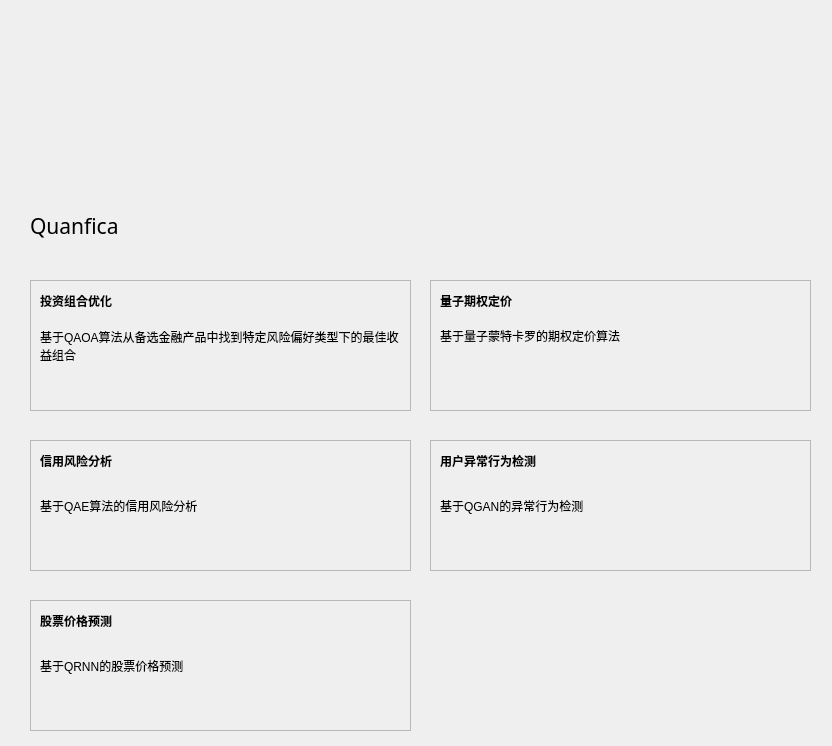
<?xml version="1.0" encoding="UTF-8"?>
<ui version="4.0">
 <class>Form</class>
 <widget class="QWidget" name="Form">
  <property name="geometry">
   <rect>
    <x>0</x>
    <y>0</y>
    <width>832</width>
    <height>746</height>
   </rect>
  </property>
  <property name="windowTitle">
   <string>Form</string>
  </property>
  <widget class="QLabel" name="label">
   <property name="geometry">
    <rect>
     <x>0</x>
     <y>-10</y>
     <width>831</width>
     <height>201</height>
    </rect>
   </property>
   <property name="sizePolicy">
    <sizepolicy hsizetype="Preferred" vsizetype="Preferred">
     <horstretch>0</horstretch>
     <verstretch>0</verstretch>
    </sizepolicy>
   </property>
   <property name="text">
    <string>&lt;html&gt;&lt;head/&gt;&lt;body&gt;&lt;p&gt;&lt;img src=&quot;:/spear/resource/logo.png&quot;/&gt;&lt;/p&gt;&lt;/body&gt;&lt;/html&gt;</string>
   </property>
  </widget>
  <widget class="QLabel" name="label_2">
   <property name="geometry">
    <rect>
     <x>30</x>
     <y>200</y>
     <width>141</width>
     <height>51</height>
    </rect>
   </property>
   <property name="font">
    <font>
     <family>微软雅黑</family>
     <pointsize>16</pointsize>
    </font>
   </property>
   <property name="cursor">
    <cursorShape>OpenHandCursor</cursorShape>
   </property>
   <property name="text">
    <string>Quanfica</string>
   </property>
  </widget>
  <widget class="QFrame" name="frame1">
   <property name="geometry">
    <rect>
     <x>30</x>
     <y>280</y>
     <width>381</width>
     <height>131</height>
    </rect>
   </property>
   <property name="cursor">
    <cursorShape>PointingHandCursor</cursorShape>
   </property>
   <property name="frameShape">
    <enum>QFrame::StyledPanel</enum>
   </property>
   <property name="frameShadow">
    <enum>QFrame::Sunken</enum>
   </property>
   <widget class="QLabel" name="label_3">
    <property name="geometry">
     <rect>
      <x>10</x>
      <y>0</y>
      <width>111</width>
      <height>41</height>
     </rect>
    </property>
    <property name="font">
     <font>
      <family>微软雅黑</family>
      <weight>75</weight>
      <bold>true</bold>
     </font>
    </property>
    <property name="text">
     <string>投资组合优化</string>
    </property>
   </widget>
   <widget class="QLabel" name="label_4">
    <property name="geometry">
     <rect>
      <x>10</x>
      <y>40</y>
      <width>361</width>
      <height>51</height>
     </rect>
    </property>
    <property name="text">
     <string>基于QAOA算法从备选金融产品中找到特定风险偏好类型下的最佳收益组合</string>
    </property>
    <property name="wordWrap">
     <bool>true</bool>
    </property>
   </widget>
  </widget>
  <widget class="QFrame" name="frame2">
   <property name="geometry">
    <rect>
     <x>430</x>
     <y>280</y>
     <width>381</width>
     <height>131</height>
    </rect>
   </property>
   <property name="cursor">
    <cursorShape>PointingHandCursor</cursorShape>
   </property>
   <property name="frameShape">
    <enum>QFrame::StyledPanel</enum>
   </property>
   <property name="frameShadow">
    <enum>QFrame::Sunken</enum>
   </property>
   <widget class="QLabel" name="label_7">
    <property name="geometry">
     <rect>
      <x>10</x>
      <y>0</y>
      <width>111</width>
      <height>41</height>
     </rect>
    </property>
    <property name="font">
     <font>
      <family>微软雅黑</family>
      <weight>75</weight>
      <bold>true</bold>
     </font>
    </property>
    <property name="text">
     <string>量子期权定价</string>
    </property>
   </widget>
   <widget class="QLabel" name="label_8">
    <property name="geometry">
     <rect>
      <x>10</x>
      <y>40</y>
      <width>271</width>
      <height>31</height>
     </rect>
    </property>
    <property name="text">
     <string>基于量子蒙特卡罗的期权定价算法</string>
    </property>
    <property name="wordWrap">
     <bool>true</bool>
    </property>
   </widget>
  </widget>
  <widget class="QFrame" name="frame3">
   <property name="geometry">
    <rect>
     <x>30</x>
     <y>440</y>
     <width>381</width>
     <height>131</height>
    </rect>
   </property>
   <property name="cursor">
    <cursorShape>PointingHandCursor</cursorShape>
   </property>
   <property name="frameShape">
    <enum>QFrame::StyledPanel</enum>
   </property>
   <property name="frameShadow">
    <enum>QFrame::Sunken</enum>
   </property>
   <widget class="QLabel" name="label_5">
    <property name="geometry">
     <rect>
      <x>10</x>
      <y>0</y>
      <width>111</width>
      <height>41</height>
     </rect>
    </property>
    <property name="font">
     <font>
      <family>微软雅黑</family>
      <weight>75</weight>
      <bold>true</bold>
     </font>
    </property>
    <property name="text">
     <string>信用风险分析</string>
    </property>
   </widget>
   <widget class="QLabel" name="label_6">
    <property name="geometry">
     <rect>
      <x>10</x>
      <y>40</y>
      <width>361</width>
      <height>51</height>
     </rect>
    </property>
    <property name="text">
     <string>基于QAE算法的信用风险分析</string>
    </property>
    <property name="wordWrap">
     <bool>true</bool>
    </property>
   </widget>
  </widget>
  <widget class="QFrame" name="frame4">
   <property name="geometry">
    <rect>
     <x>430</x>
     <y>440</y>
     <width>381</width>
     <height>131</height>
    </rect>
   </property>
   <property name="cursor">
    <cursorShape>PointingHandCursor</cursorShape>
   </property>
   <property name="frameShape">
    <enum>QFrame::StyledPanel</enum>
   </property>
   <property name="frameShadow">
    <enum>QFrame::Sunken</enum>
   </property>
   <widget class="QLabel" name="label_11">
    <property name="geometry">
     <rect>
      <x>10</x>
      <y>0</y>
      <width>131</width>
      <height>41</height>
     </rect>
    </property>
    <property name="font">
     <font>
      <family>微软雅黑</family>
      <weight>75</weight>
      <bold>true</bold>
     </font>
    </property>
    <property name="text">
     <string>用户异常行为检测</string>
    </property>
   </widget>
   <widget class="QLabel" name="label_12">
    <property name="geometry">
     <rect>
      <x>10</x>
      <y>40</y>
      <width>361</width>
      <height>51</height>
     </rect>
    </property>
    <property name="text">
     <string>基于QGAN的异常行为检测</string>
    </property>
    <property name="wordWrap">
     <bool>true</bool>
    </property>
   </widget>
  </widget>
  <widget class="QFrame" name="frame5">
   <property name="geometry">
    <rect>
     <x>30</x>
     <y>600</y>
     <width>381</width>
     <height>131</height>
    </rect>
   </property>
   <property name="cursor">
    <cursorShape>PointingHandCursor</cursorShape>
   </property>
   <property name="frameShape">
    <enum>QFrame::StyledPanel</enum>
   </property>
   <property name="frameShadow">
    <enum>QFrame::Sunken</enum>
   </property>
   <widget class="QLabel" name="label_14">
    <property name="geometry">
     <rect>
      <x>10</x>
      <y>0</y>
      <width>111</width>
      <height>41</height>
     </rect>
    </property>
    <property name="font">
     <font>
      <family>微软雅黑</family>
      <weight>75</weight>
      <bold>true</bold>
     </font>
    </property>
    <property name="text">
     <string>股票价格预测</string>
    </property>
   </widget>
   <widget class="QLabel" name="label_13">
    <property name="geometry">
     <rect>
      <x>10</x>
      <y>40</y>
      <width>361</width>
      <height>51</height>
     </rect>
    </property>
    <property name="text">
     <string>基于QRNN的股票价格预测</string>
    </property>
    <property name="wordWrap">
     <bool>true</bool>
    </property>
   </widget>
  </widget>
 </widget>
 <resources>
  <include location="../resource.qrc"/>
 </resources>
 <connections/>
</ui>
